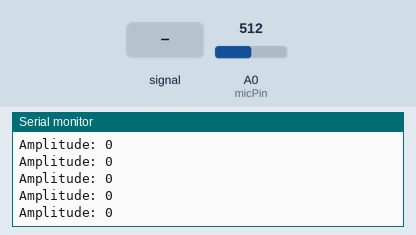
A sketch run on a simulated Arduino Zero (SAMD21). On the bench: the last lines printed to the serial monitor. Inputs (shaded band) come from the test bench; at power-on: A0 (micPin) = 512 (analog values on the 0–1023 scale).

Above: at 1.2 s.
1.3 s: A0 (micPin) fed a 200 Hz sine of ±81 counts around its level
At 1.36 s:
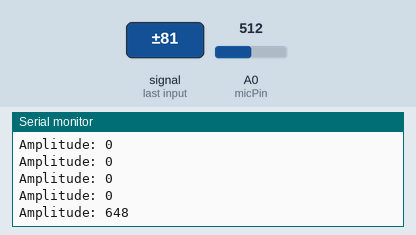
2.8 s: A0 (micPin) fed a 1000 Hz sine of ±255 counts around its level
At 2.86 s:
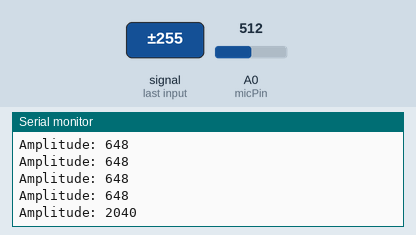
Timing chart, 0 to 5.8 s (numbered marks = the images above; inputs shaded):
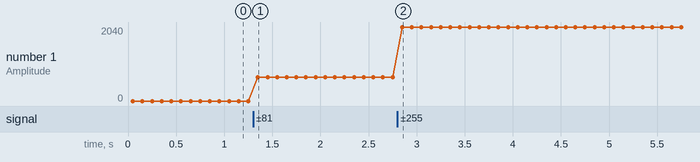

Measured:
- after the input at 1.3 s, the serial monitor: prints a new line after 0.05 s (image 1)
- after the input at 2.8 s, the serial monitor: prints a new line after 0.05 s (image 2)
- plotted number 1: 0 → 648 after the input at 1.3 s, 648 → 2040 after the input at 2.8 s

The sketch:

radio_sensor_test.ino
```cpp
const int micPin = A0;

void setup() {
  Serial.begin(115200);
  analogReadResolution(12);
}

void loop() {
  int minimum = 4095;
  int maximum = 0;

  unsigned long start = millis();

  while (millis() - start < 50) {
    int value = analogRead(micPin);

    if (value < minimum) minimum = value;
    if (value > maximum) maximum = value;
  }

  int amplitude = maximum - minimum;

  Serial.print("Amplitude: ");
  Serial.println(amplitude);

  delay(50);
}
```
